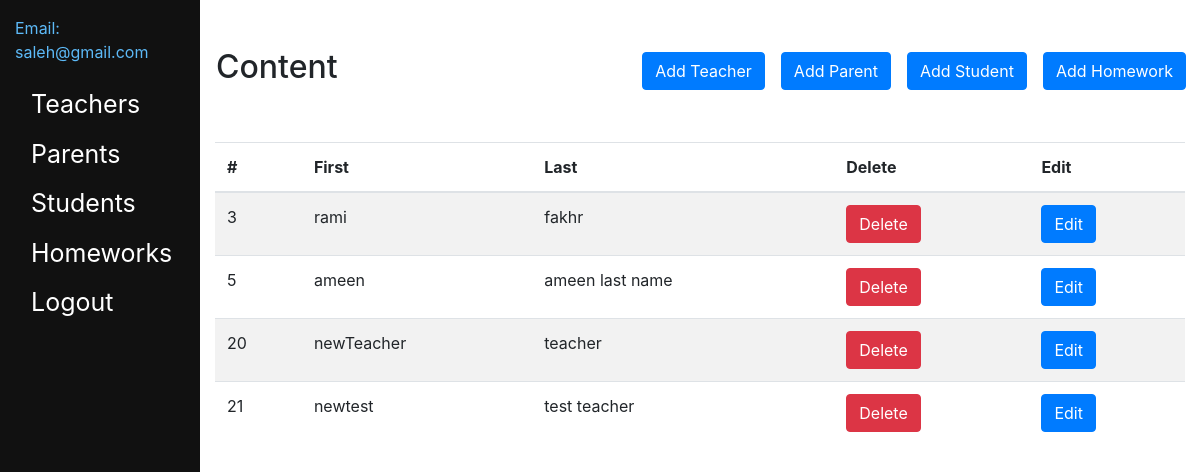
/pages/dashboard.php (signed in), run on the app's committed database.
### tables this page shows
CREATE TABLE `users` (
  `userID` int(11) NOT NULL,
  `userFirstName` varchar(100) NOT NULL,
  `userLastName` varchar(50) NOT NULL,
  `userEmail` varchar(100) NOT NULL,
  `userPassword` varchar(100) NOT NULL,
  `userRole` varchar(50) NOT NULL
);

### pages/dashboard.php (the view, shortened to what this page needs)
<!DOCTYPE html>
<html>
<head>
    <link rel="stylesheet" href="../styles/dashboard.css" />
    <link rel="stylesheet" href="https://stackpath.bootstrapcdn.com/bootstrap/4.4.1/css/bootstrap.min.css"
 />
</head>
<body>
    <div class="dashboard-container container">
        <div class="row">
            <div class="sidemenu-container col-md-2">
                <div style="height:5em; display:flex">
                    <span class="user-email">
                        Email: <?php if (isset($_SESSION['userEmail'])) {
                                    echo $_SESSION['userEmail'];
                                } ?>
                    </span>
                </div>
                <?php
                if (isset($_SESSION['userRole']) && $_SESSION['userRole'] == 'teacher') {
                    echo "
                <a href='dashboard.php?member=assignment'>Homeworks</a>
                <a href='dashboard.php?member=logout'>Logout</a> ";
                } else {
                    echo "
                <a href='dashboard.php?member=teacher'>Teachers</a>
                <a href='dashboard.php?member=parent'>Parents</a>
                <a href='dashboard.php?member=student'>Students</a>
                <a href='dashboard.php?member=assignment'>Homeworks</a>
                <a href='dashboard.php?member=logout'>Logout</a>";
                }
                ?>
            </div>
            <div class="content-container col-md-10">
                <div class="row" id="mainContainer">
                    <div style="display: flex;flex:0.4">
                        <h2>Content</h2>
                    </div>
                    <div
                        style="display: flex;flex:0.6;align-items: center; justify-content: flex-end;padding-right: 14px;">
                        <?php
                        if (isset($_SESSION['userRole']) && $_SESSION['userRole'] == 'teacher') {
                            echo "
                         <button type='button' class='btn btn-primary button-add'><a
                         href='dashboard.php?member=add&subMember=assignment' >Add Homework</a>
                          </button> ";
                        } else if (isset($_SESSION['userRole']) && $_SESSION['userRole'] == 'admin') {
                            echo "
                         <button type='button' class='btn btn-primary button-add'><a
                         href='dashboard.php?member=add&subMember=teacher' >Add Teacher</a>
                 </button>
                 <button type='button' class='btn btn-primary button-add'><a
                         href='dashboard.php?member=add&subMember=parent' >Add Parent</a>
                 </button>
                 <button type='button' class='btn btn-primary button-add'><a
                         href='dashboard.php?member=add&subMember=student' >Add Student</a>
                 </button>
                 <button type='button' class='btn btn-primary button-add'><a
                         href='dashboard.php?member=add&subMember=assignment' >Add Homework</a>
                 </button>";
                        }
                        ?>
                    </div>
                </div>
                <?php
                if (isset($_GET['member'])) {
                    $member = $_GET['member'];
                    if ($_GET['member'] == 'add' || $_GET['member'] == 'edit') {
                        echo "<script>
                        var main=document.getElementById('mainContainer');
                        main.style.display = 'none';
                        </script>";
                    }
                    if (isset($_GET['subMember'])) {
                        $subMember = $_GET['subMember'];
                    } else {
                        $subMember = "";
                    }
                    if (isset($_GET['memberID'])) {
                        $memberID = $_GET['memberID'];
                    } else {
                        $memberID = "";
                    }
                    runMyFunction($member, $subMember, $memberID);
                } else {
                    if ($_SESSION["userRole"] == "admin") {
                        runMyFunction("teacher");
                    } else runMyFunction("assignment");
                }
                function runMyFunction($member, $subMember = "", $memberID = "")
                {
                    require("connection.php");
                    if (isset($_SESSION['is_logged_in'])) {
                        if ($_SESSION['is_logged_in'] == 1) {
                            switch ($member) {
                                case 'teacher':
                                    $query = "SELECT * FROM users where userRole='teacher'";
                                    $result = mysqli_query($con, $query);
                                    $r = mysqli_num_rows($result);
                                    echo "<table class='table table-striped'><thead> <tr>";
                                    echo "<th scope='col'>#</th>  <th scope='col'>First</th><th scope='col'>Last</th><th scope='col'>Delete</th><th scope='col'>Edit</th></tr></thead><tbody>";
                                    for ($j = 0; $j < $r; $j++) {
                                        $row = mysqli_fetch_row($result);
                                        echo "<tr><td> $row[0] </td> <td>$row[1] </td><td>$row[2] </td><td><button class='btn btn-danger'>";
                                        echo '<a  href=deleteContent.php?member=Delete&deleteMember=teacher&memberID=' . $row[0] . '>Delete</a>';
                                        echo "</button></rd><td> <button class='btn btn-primary' >";
                                        echo '<a  href=dashboard.php?member=edit&subMember=teacher&memberID=' . $row[0] . '>Edit</a>';
                                        echo "</button></td></tr>";
                                    }
                                    echo "</tbody></table>";
                                    break;
                            }
                        }
                    } else {
                        echo "<script> location.replace('login.php') </script>";
                    }
                }
                ?>
            </div>
        </div>
    </div>
</body>
</html>

### styles/dashboard.css (style rules this page uses)
.dashboard-container { max-width: 100vw !important; }
.user-email { padding-top: 1em !important; font-size: 1em !important; color: rgb(93, 186, 248) !important; }
h2 { padding: 1.5em 0; padding-left: 0.5em; }
button { margin-left: 1em !important; }
.table button { margin-left: 0em !important; }
.sidemenu-container { height: 100vh; background-color: #111; overflow-x: hidden; }
.sidemenu-container a { padding: 6px 8px 6px 16px; text-decoration: none; font-size: 25px; color: #fff; display: block; }
a { color: #fff !important; }
.button-add { color: #fff; }

### data on the page
users: userID "3", userFirstName "rami", userLastName "fakhr"
users: userID "5", userFirstName "ameen", userLastName "ameen last name"
users: userID "20", userFirstName "newTeacher", userLastName "teacher"
users: userID "21", userFirstName "newtest", userLastName "test teacher"

### other printed values
$_SESSION['userEmail'] "saleh@gmail.com"
